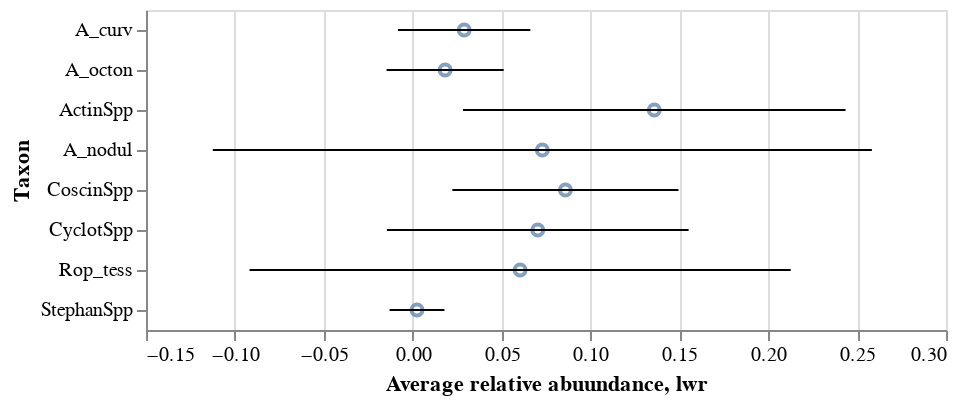

Here is the notebook cell this chart was saved with:
### Markdown cell above
### Q1 (b). Visualizing summary statistics

Create a plot of the average relative abundances and their variation over time by following these steps:

1. Reset the index of `diatom_summary` so that the taxon names are stored as a column and not an index. Store the result as `plot_df`.

2. Create an Altair chart based on `plot_df` with *no marks* -- just `alt.Chart(...).encode(...)` -- and pass the columnn of taxon names to the `Y` encoding channel with the title 'Taxon' and sorted in descending order of mean relative abundance. Store the result as `base`.
    + *Hint*: `alt.Y(..., sort = {'field': 'column', 'order': 'descending'})` will sort the Y channel by 'column' in descending order.


3. Modify `base` to create a point plot of the average relative abundances for each taxon; store the result as `means`.
    + Average relative abundance (the mean you calculated in Q1 (a)) should appear on the x axis, and taxon on the y axis.
    + Since the `Y` encoding was already specified in `base`, you do not need to add a `Y` encoding at this stage.
    + Give the x axis the title 'Average relative abundance'.


4. Modify `base` to create a plot with bars spanning two standard deviations in either direction from the mean. Store the result as `bars`.
    + First use `base.transform_calculate(...)` to compute `lwr` and `upr` for the positions of the bar endpoints:
        - $\texttt{lwr} = \texttt{mean} - 2\times\texttt{std}$
        - $\texttt{upr} = \texttt{mean} + 2\times\texttt{std}$.
    + Then append `.mark_errorbar().encode(...)` to the chain:
        - pass `lwr:Q` to the `X` encoding channel with the title 'Average relative abundance' (to match the point plot)
        - pass `upr:Q` to the `X2` encoding channel (no specific title needed).


5. Layer the plots: `means + bars`.


It may help to have a look at [this example](https://altair-viz.github.io/gallery/simple_scatter_with_errorbars.html). Once you make the plot, answer questions (i) - (iii) below.

### Code cell
# reset index
plot_df = diatom_summary.reset_index()

# create base chart
base = alt.Chart(plot_df).encode(
    y = alt.Y('index', sort = {'field': 'column', 'order': 'descending'}, 
             title = 'Taxon')
)

# create point plot
means = base.mark_point().encode(x = alt.X('mean', title = 'Average relative abuundance'))

# create bar plot
bars = base.transform_calculate(
    lwr = 'datum.mean - 2*datum.std',
    upr = 'datum.mean + 2*datum.std').mark_errorbar().encode(alt.X('lwr:Q'), alt.X2('upr:Q'))

# layer
means + bars

### Figure 1 — Vega-Lite specification as saved in the notebook (floating-point values rounded to 4 significant figures)
{"config": {"view": {"continuousWidth": 400, "continuousHeight": 300}}, "layer": [{"mark": "point", "encoding": {"x": {"field": "mean", "title": "Average relative abuundance", "type": "quantitative"}, "y": {"field": "index", "sort": {"field": "column", "order": "descending"}, "title": "Taxon", "type": "nominal"}}}, {"mark": "errorbar", "encoding": {"x": {"field": "lwr", "type": "quantitative"}, "x2": {"field": "upr"}, "y": {"field": "index", "sort": {"field": "column", "order": "descending"}, "title": "Taxon", "type": "nominal"}}, "transform": [{"calculate": "datum.mean - 2*datum.std", "as": "lwr"}, {"calculate": "datum.mean + 2*datum.std", "as": "upr"}]}], "data": {"name": "data-1b0d93bfcb022f0704e46c56041c0f6d"}, "$schema": "https://vega.github.io/schema/vega-lite/v4.17.0.json", "datasets": {"data-1b0d93bfcb022f0704e46c56041c0f6d": [{"index": "A_curv", "mean": 0.02899, "std": 0.0186}, {"index": "A_octon", "mean": 0.01826, "std": 0.01647}, {"index": "ActinSpp", "mean": 0.1359, "std": 0.0538}, {"index": "A_nodul", "mean": 0.07294, "std": 0.09268}, {"index": "CoscinSpp", "mean": 0.08593, "std": 0.0318}, {"index": "CyclotSpp", "mean": 0.07037, "std": 0.04242}, {"index": "Rop_tess", "mean": 0.06045, "std": 0.0761}, {"index": "StephanSpp", "mean": 0.002447, "std": 0.007721}]}}
